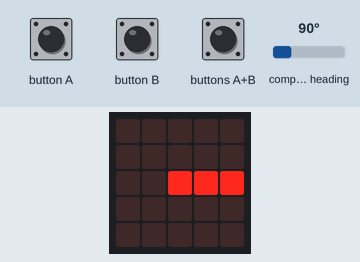
Recording of a program running on a simulated BBC micro:bit (MakeCode). On the bench: the board's 5×5 LED display. The test bench sets the inputs (shaded band); at power-on: compass heading 90°. The compass is already calibrated.

Above: at 1.2 s.
1.3 s: compass heading set to 7°
At 1.7 s:
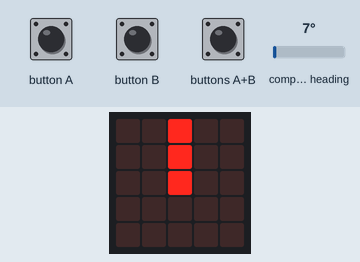
2.8 s: compass heading set to 180°
At 3.4 s:
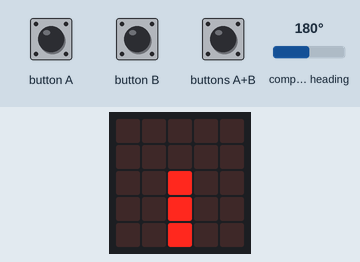
4.3 s: compass heading set to 269°
At 4.6 s:
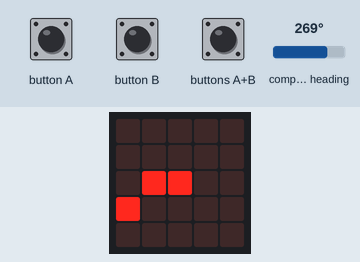
5.8 s: compass heading set to 352°
At 7.0 s:
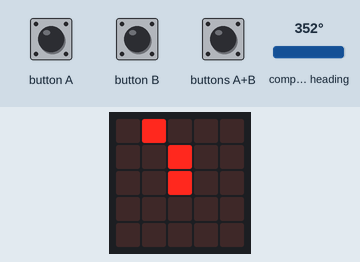
7.3 s: compass heading set to 90°
At 8.2 s:
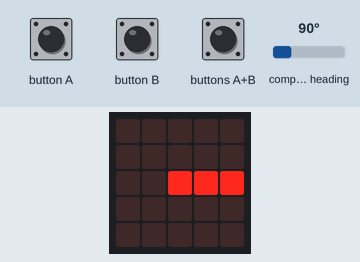
Timing chart, 0 to 9.8 s (numbered marks = the images above; inputs shaded):
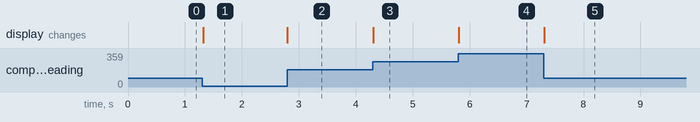

Measured:
- after the input at 1.3 s, the display: changes at once (image 1)
- after the input at 2.8 s, the display: changes at once (image 2)
- after the input at 4.3 s, the display: changes at once (image 3)
- after the input at 5.8 s, the display: changes at once (image 4)
- after the input at 7.3 s, the display: changes at once (image 5)

The program:

microbit-compasser.py
```python
def getInnerPoint(_value):
    innerTable = (2,2,3,3,3,3,3,3,3,3,3,2,2,2,1,1,1,1,1,1,1,1,1,2)
    offsetX = 0
    offsetY = -6
    offsetX = (_value + offsetX + len(innerTable)) % len(innerTable)
    offsetY = (_value + offsetY + len(innerTable)) % len(innerTable)
    return (innerTable[offsetX],innerTable[offsetY])

def getOuterPoint(_value):
    outerTable = (2,3,3,4,4,4,4,4,4,4,3,3,2,1,1,0,0,0,0,0,0,0,1,1)
    offsetX = 0
    offsetY = -6
    offsetX = (_value + offsetX + len(outerTable)) % len(outerTable)
    offsetY = (_value + offsetY + len(outerTable)) % len(outerTable)
    return (outerTable[offsetX],outerTable[offsetY])

def drawHalfLine(_value):
    innerPoint = getInnerPoint(_value)
    led.plot(innerPoint[0], innerPoint[1])
    outerPoint = getOuterPoint(_value)
    led.plot(outerPoint[0], outerPoint[1])

def undrawHalfLine(_value):
    innerPoint = getInnerPoint(_value)
    led.unplot(innerPoint[0], innerPoint[1])
    outerPoint = getOuterPoint(_value)
    led.unplot(outerPoint[0], outerPoint[1])

compass_default = -1
led.plot(2,2)
def on_forever():
    global compass_default
    compass_value = int("" + str(input.compass_heading() / (360/24)))
    if compass_default != compass_value:
        undrawHalfLine(compass_default)
    drawHalfLine(compass_value)
    compass_default = compass_value
basic.forever(on_forever)

def on_button_pressed_ab():
    input.calibrate_compass()
input.on_button_pressed(Button.AB, on_button_pressed_ab)
```
